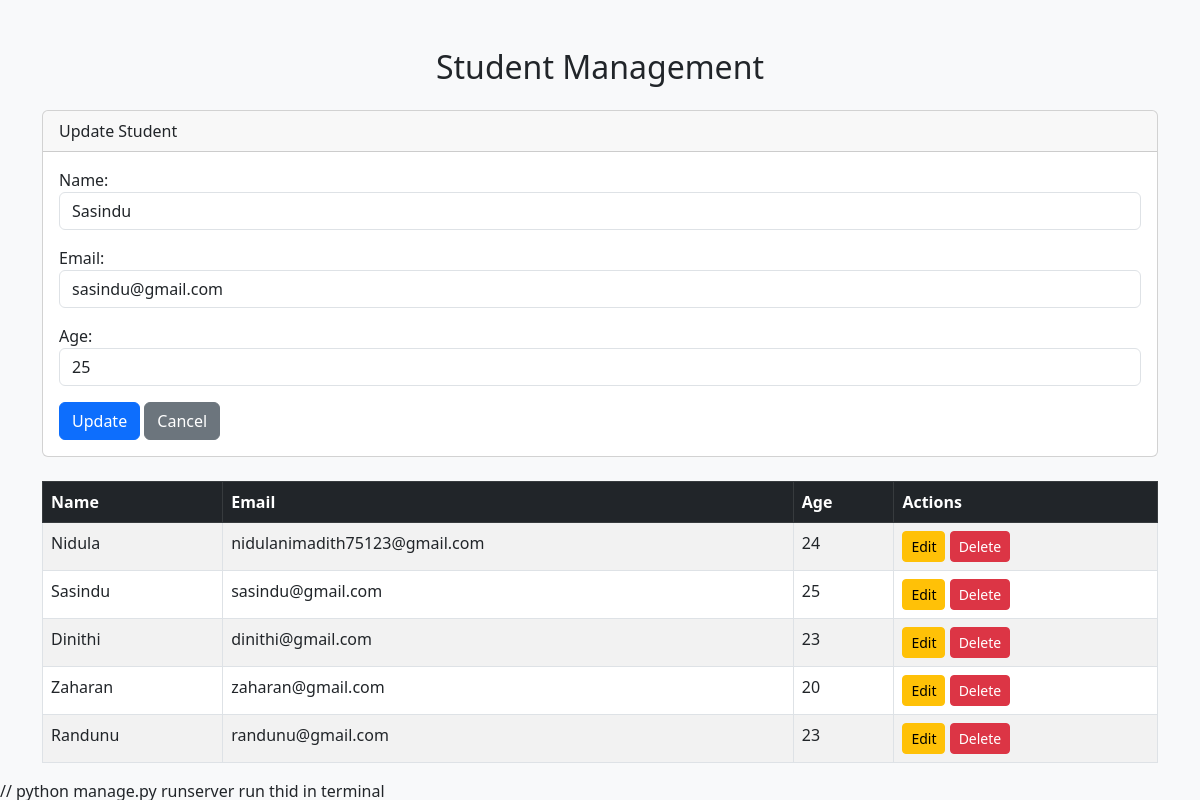
/?edit=2, run on the app's committed database.
### crudapp/models.py (models this page shows, shortened)
class Student(models.Model):
    name = models.CharField(max_length=100)
    email = models.EmailField()
    age = models.IntegerField()

### crudapp/views.py (the view, shortened to what this page needs)
# urls.py: path('', views.index),
def index(request):
    student_to_update = None
    edit_id = request.GET.get("edit")
    if edit_id:
        student_to_update = get_object_or_404(Student, pk=edit_id)
    students = Student.objects.all()
    return render(request, "crudapp/index.html", {"students": students, "student_to_update": student_to_update})

### crudapp/Templates/crudapp/index.html (shortened to what this page needs)
<!DOCTYPE html>
<html lang="en">
<head>
    <link href="https://cdn.jsdelivr.net/npm/bootstrap@5.3.0/dist/css/bootstrap.min.css" rel="stylesheet">
</head>
<body class="bg-light">
    <div class="container mt-5">
        <h2 class="text-center mb-4">Student Management</h2>
        <div class="card mb-4">
            <div class="card-header">
                {% if student_to_update %}
                    Update Student
                {% else %}
                    Add New Student
                {% endif %}
            </div>
            <div class="card-body">
                <form method="POST">
                    <div class="mb-3">
                        <label>Name:</label>
                        <input type="text" name="name" value="{{ student_to_update.name|default:'' }}" class="form-control" required>
                    </div>
                    <div class="mb-3">
                        <label>Email:</label>
                        <input type="email" name="email" value="{{ student_to_update.email|default:'' }}" class="form-control" required>
                    </div>
                    <div class="mb-3">
                        <label>Age:</label>
                        <input type="number" name="age" value="{{ student_to_update.age|default:'' }}" class="form-control" required>
                    </div>
                    {% if student_to_update %}
                        <button type="submit" class="btn btn-primary">Update</button>
                        <a href="/" class="btn btn-secondary">Cancel</a>
                    {% else %}
                        <button type="submit" class="btn btn-success">Add</button>
                    {% endif %}
                </form>
            </div>
        </div>
        <table class="table table-striped table-bordered">
            <thead class="table-dark">
                <tr>
                    <th>Name</th>
                    <th>Email</th>
                    <th>Age</th>
                    <th>Actions</th>
                </tr>
            </thead>
            <tbody>
                {% for student in students %}
                <tr>
                    <td>{{ student.name }}</td>
                    <td>{{ student.email }}</td>
                    <td>{{ student.age }}</td>
                    <td>
                        <a href="/?edit={{ student.id }}" class="btn btn-warning btn-sm">Edit</a>
                        <a href="/delete/{{ student.id }}/" class="btn btn-danger btn-sm"
                           onclick="return confirm('Are you sure you want to delete this student?');">Delete</a>
                    </td>
                </tr>
                {% empty %}
                <tr><td colspan="4">No students found.</td></tr>
                {% endfor %}
            </tbody>
        </table>
    </div>
</body>
</html>

### data on the page
Student: name "Sasindu", email "sasindu@gmail.com", age "25"
Student: name "Nidula", email "nidulanimadith75123@gmail.com", age "24"
Student: name "Dinithi", email "dinithi@gmail.com", age "23"
Student: name "Zaharan", email "zaharan@gmail.com", age "20"
Student: name "Randunu", email "randunu@gmail.com", age "23"
